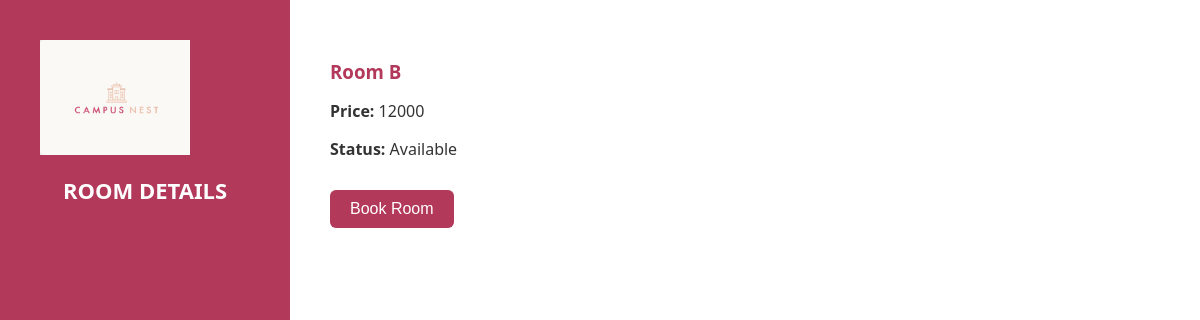
The page /Desktop21/RoomDetails.php?roomid=202 (signed in) on the database its author committed.
### tables this page shows
create table room(
    RoomId int,
    RoomName varchar(30),
    RoomPrice int,
    RoomAvailability boolean,  
    HouseId int,
    RoomPhoto varchar(2000)
);

### Desktop21/RoomDetails.php (the view, shortened to what this page needs)
<?php
include('../connection.php');
$roomID = intval($_GET['roomid']);
$result = mysqli_query($conn, "SELECT * FROM room WHERE roomid = $roomID");
$room = mysqli_fetch_assoc($result);
?>
<!DOCTYPE html>
<html lang="en">
<head>
</head>
<body>
    <div class="container">
        <div class="sidebar">
            <img src="Campusnestlogo.jpg" alt="Logo" class="logo">
            <h2>ROOM DETAILS</h2>
        </div>
        <div class="main-content">
            <div class="room-details">
                <h3><?php echo htmlspecialchars($room['RoomName']); ?></h3>
                <p><strong>Price:</strong> <?php echo htmlspecialchars($room['RoomPrice']); ?></p>
                <p><strong>Status:</strong> <?php echo htmlspecialchars($room['RoomAvailability'] ? "Available" : "Booked"); ?></p>
            </div>
            <?php if ($room['RoomAvailability']): ?>
                <form method="POST" class="book-form">
                    <button type="submit" name="book">Book Room</button>
                </form>
            <?php else: ?>
                <p class="error-msg">This room is already booked.</p>
            <?php endif; ?>
        </div>
    </div>
</body>
</html>

### Desktop21/RoomDetails.php (style rules this page uses)
body { font-family: 'Segoe UI', sans-serif; background-color: #fff8e7; margin: 0; padding: 0; }
.logo { width: 150px; height: auto; margin: 20px; display: block; }
.container { display: flex; }
.sidebar { width: 250px; background-color: #b3395b; padding: 20px; min-height: 100vh; color: white; }
.sidebar h2 { font-size: 22px; margin-top: 20px; text-align: center; }
.main-content { flex: 1; padding: 40px; background-color: white; }
.room-details { margin-bottom: 30px; }
.room-details h3 { color: #b3395b; margin-bottom: 10px; }
.room-details p { margin-bottom: 10px; color: #333; }
.book-form button { padding: 10px 20px; background-color: #b3395b; color: white; border: none; border-radius: 6px; cursor: pointer; font-size: 16px; }

### rows shown on the page
room: RoomName "Room B", RoomPrice "12000", RoomAvailability "Available"
